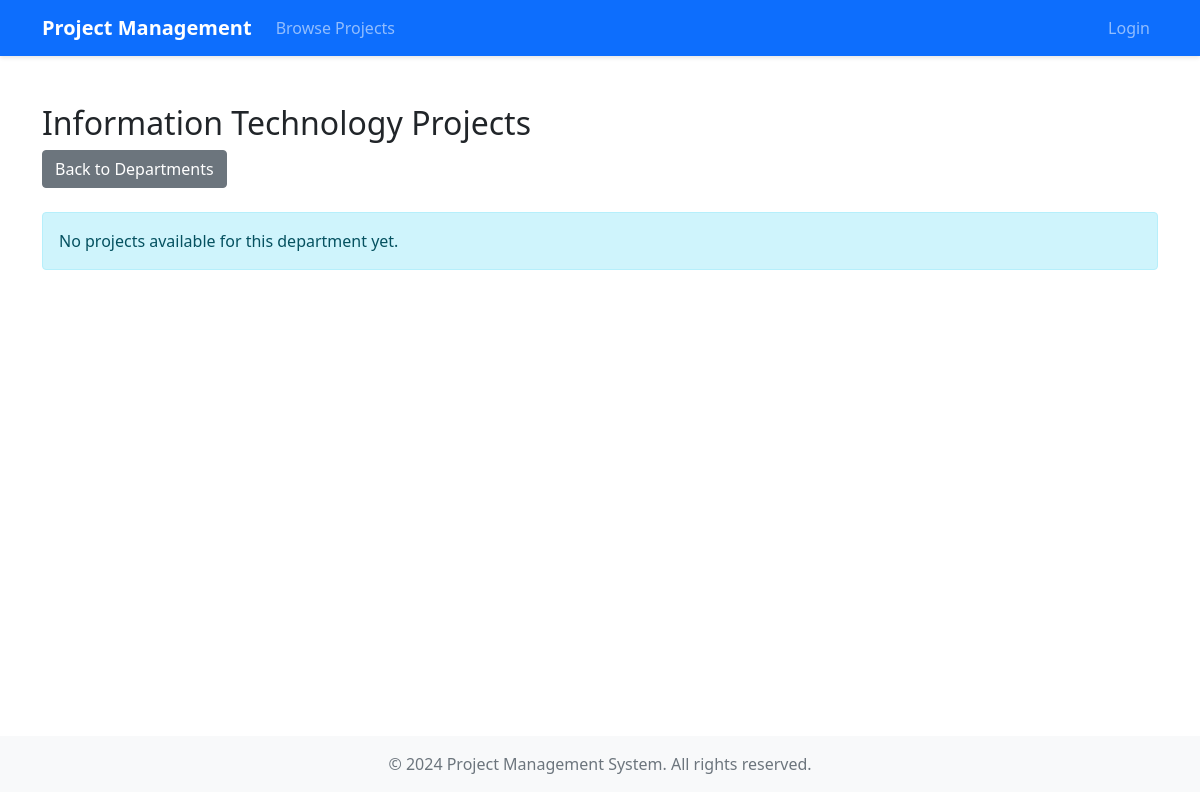
Page /departments/IT/ on the earlier database version.
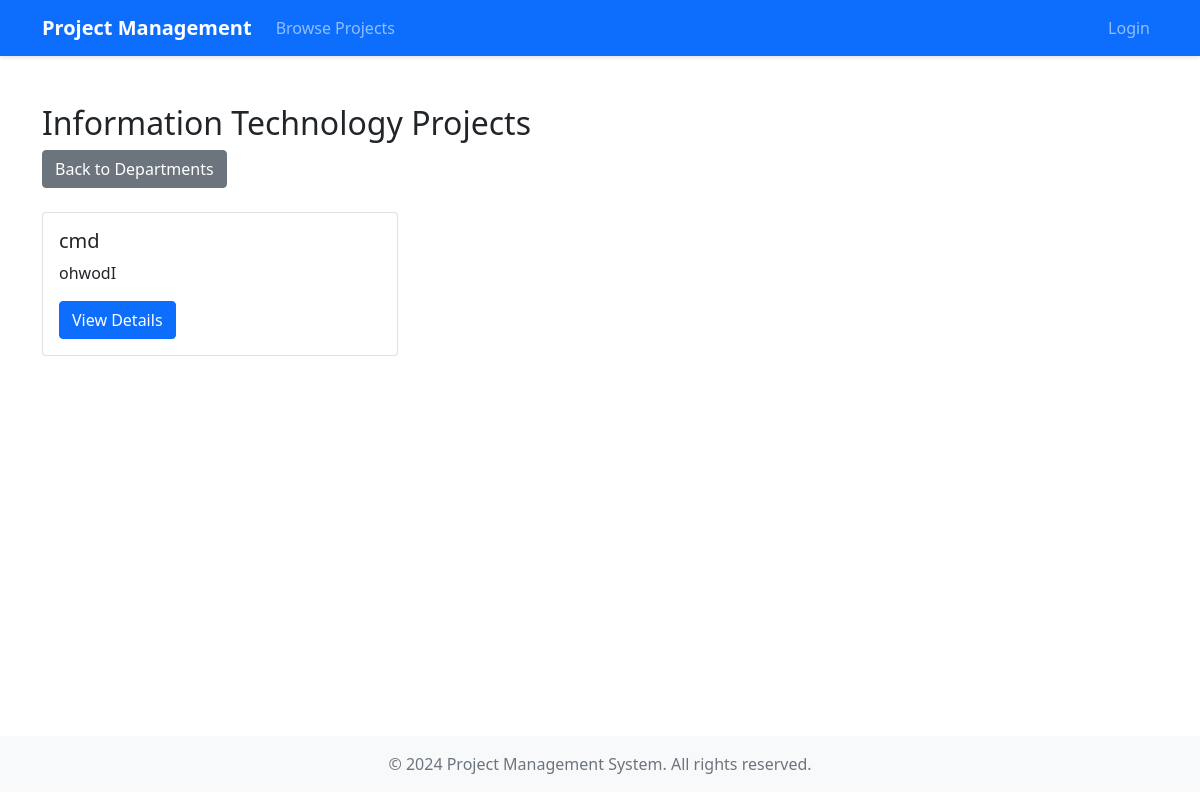
Same page on the later database version.
### core/models.py (models this page shows, shortened)
class Project(models.Model):
    title = models.CharField(max_length=255)
    student = models.ForeignKey(Student, on_delete=models.CASCADE, related_name='projects')
    description = models.TextField()
    video = models.FileField(upload_to='project_videos/')
    created_at = models.DateTimeField(auto_now_add=True)
    updated_at = models.DateTimeField(auto_now=True)

### core/views.py (the view)
# urls.py: path('departments/<str:department_code>/', views.department_projects, name='department_projects'),
def department_projects(request, department_code):
    department_name = dict(Faculty.DEPARTMENT_CHOICES)[department_code]
    projects = Project.objects.filter(
        student__faculty__department=department_code
    ).order_by('-created_at')
    return render(request, 'core/department_projects.html', {
        'department_name': department_name,
        'projects': projects
    })

### templates/core/department_projects.html (shortened to what this page needs)
{% extends 'core/base.html' %}
{% block content %}
<div class="container mt-4">
    <div class="row">
        <div class="col-12 mb-4">
            <h2>{{ department_name }} Projects</h2>
            <a href="{% url 'department_selection' %}" class="btn btn-secondary">Back to Departments</a>
        </div>
    </div>
    <div class="row">
        {% if projects %}
            {% for project in projects %}
            <div class="col-md-4 mb-4">
                <div class="card h-100">
                    <div class="card-body">
                        <h5 class="card-title">{{ project.title }}</h5>
                        <p class="card-text">{{ project.description|truncatechars:100 }}</p>
                        <button type="button" class="btn btn-primary" data-bs-toggle="modal" data-bs-target="#projectModal{{ project.id }}">
                            View Details
                        </button>
                    </div>
                </div>
            </div>
            {% endfor %}
        {% else %}
            <div class="col-12">
                <div class="alert alert-info">
                    No projects available for this department yet.
                </div>
            </div>
        {% endif %}
    </div>
</div>
{% endblock %}

Differences in the rows shown:
added Project: title "cmd", description "ohwodI"
Other differences:
text no longer shown: "No projects available for this department yet."
